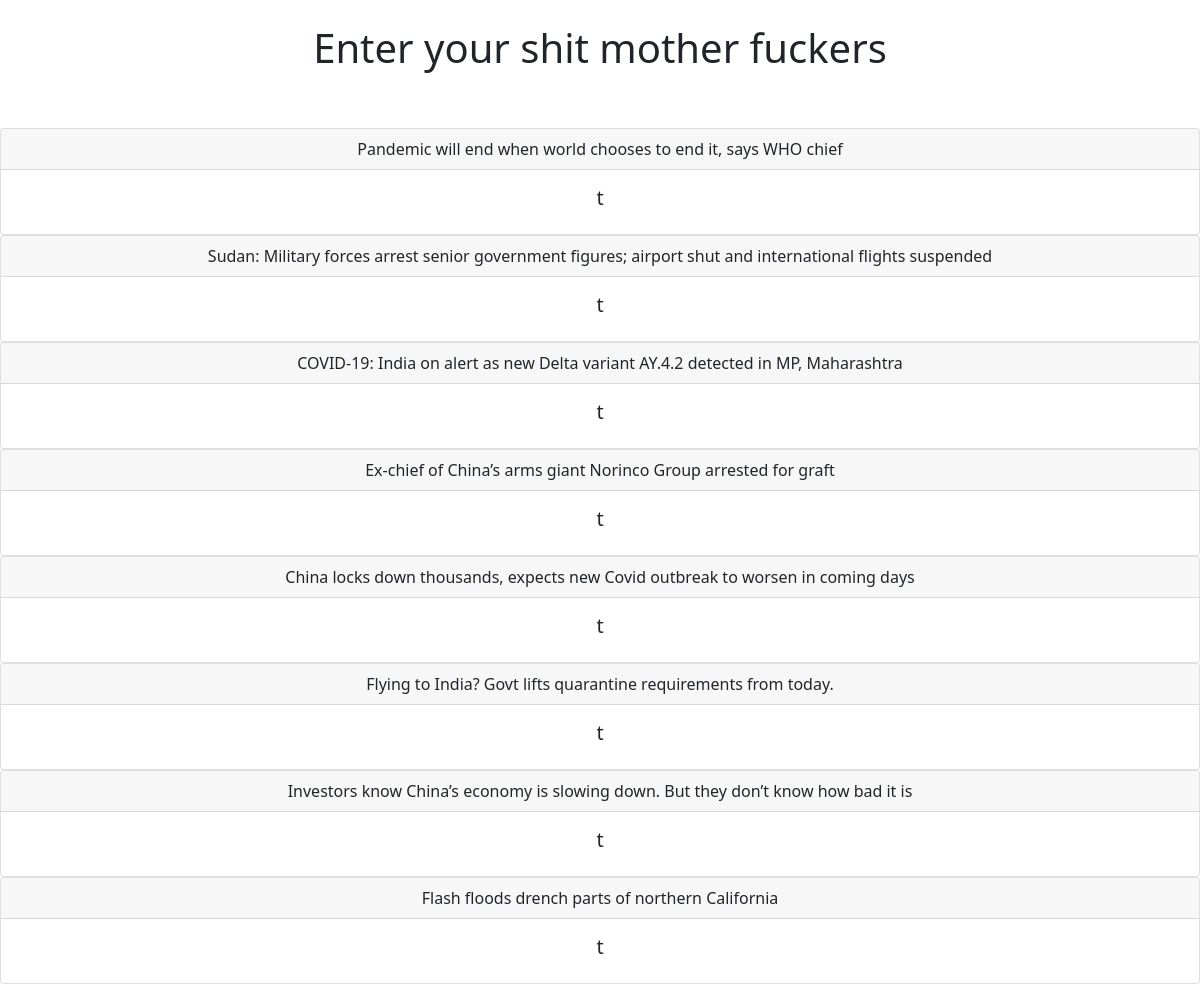
Before: /hi with the older database file.
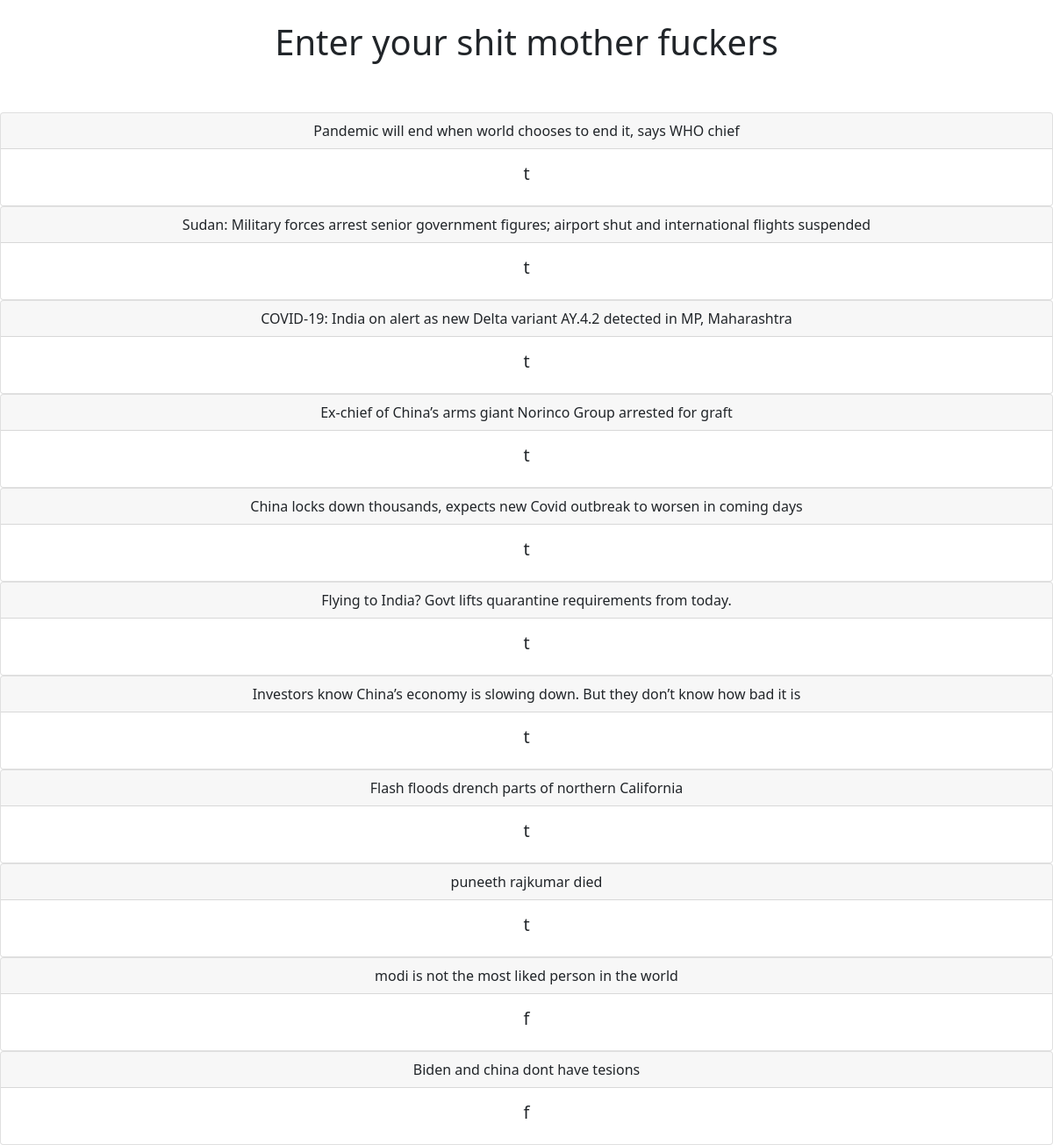
After: the same page with the newer database file.
### playground/models.py (models this page shows)
class Newcat(models.Model):
    sentence = models.CharField('Sentence',max_length=200)
    label = models.CharField('Label',max_length=1)
    def __str__(self):
        return self.sentence

### playground/views.py (the view)
# urls.py: path('hi',views.get_the_sentence,name='get_the_sentence'),
def get_the_sentence(request):
    listt = Newcat.objects.all()
    return render(request,'index.html',
    {'listt':listt})

### playground/templates/index.html
{% extends 'base.html' %}
{% block content %}
<center>
    <h1>Enter your shit mother fuckers</h1>
    <br><br>
    {% for i in listt %}
        <div class="card">
            <div class="card-header">
                {{i}}
            </div>
            <div class="card-body">
            <h5 class="card-title">{{i.label}}</h5>
            </div>
        </div>
    {%endfor%}
</center>
{% endblock %}

Changed rows visible on the page:
added Newcat: sentence "puneeth rajkumar died", label "t"
added Newcat: sentence "modi is not the most liked person in the world", label "f"
added Newcat: sentence "Biden and china dont have tesions", label "f"
